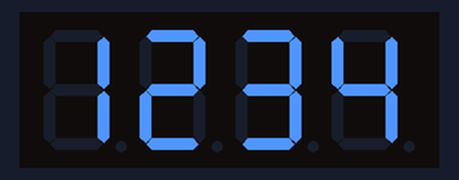
This sketch was run on a simulated Arduino Uno, built with avr-gcc and run on an emulated ATmega328P. On the bench: 4-digit seven-segment display.

Above: at 1.1 s.
At 3.1 s:
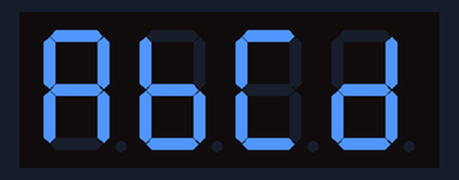

Measured:
- what the display in image 0 shows lasts 2.0 s, from 1.0 s to 3.0 s

The sketch:

01Print.ino
```cpp
#include "SevenSegmentTM1637.h"
#define PIN_CLK   2
#define PIN_DIO   3

SevenSegmentTM1637 display(PIN_CLK, PIN_DIO);

void setup() {
  display.begin();
  display.setBacklight(100);
}

void loop() {
  display.print(1234);
  delay(2000);
  display.print("ABCD");
  delay(2000);
}
```
